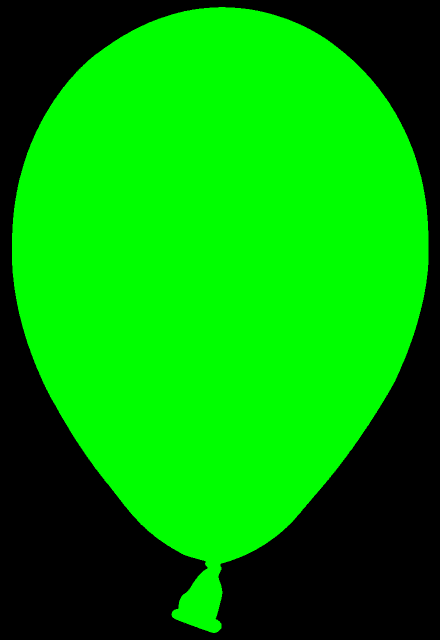
#> input picture green_balloon.png, 880 x 1280 px (shown at 1/2 size)
$ python -i main2.py   (imports and definitions only)
#> lines starting #> are read from the running program, lines starting #| are printed output that depends on the picture; after the words box and inside, x2 and y2 are one past the last pixel; in counts of white or black regions, pixels touching at a corner belong together
#> further down, picture is the input picture: shape (1280, 880, 3); mean B, G, R 0, 158.5, 0
# main.py
import cv2
import numpy as np
import threading
import time
from queue import Queue
from game2 import Game, WIDTH, HEIGHT

# -------------------- Helper Functions for Camera Processing --------------------
# [79 lines left out: functions order_points, get_projector_screen_transform, detect_ball, detect_red_balloon, not called in this run]

def detect_green_balloon(frame):
    """
    Detect all green balloons in the frame.
    Returns a list of tuples: [((x, y), radius), ...]
    """
    hsv = cv2.cvtColor(frame, cv2.COLOR_BGR2HSV)
#> hsv: shape (1280, 880, 3); mean H, S, V 37.3, 158.5, 158.5
    lower_green = np.array([40, 50, 50])
    upper_green = np.array([80, 255, 255])
    mask = cv2.inRange(hsv, lower_green, upper_green)
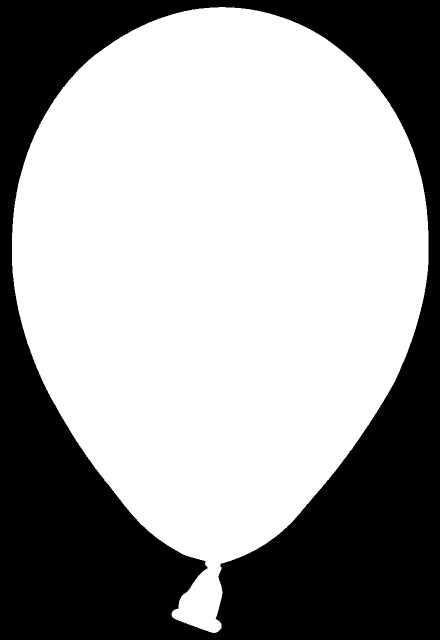
#> mask: shape (1280, 880) (shown at 1/2 size); 62.2% white; 1 black region, box (x1, y1, x2, y2) and area: (0, 0, 880, 1280) 426213
    kernel = cv2.getStructuringElement(cv2.MORPH_ELLIPSE, (5,5))
    mask = cv2.morphologyEx(mask, cv2.MORPH_OPEN, kernel, iterations=2)
#> mask: shape (1280, 880); 62.2% white; 1 black region, box (x1, y1, x2, y2) and area: (0, 0, 880, 1280) 426232
    mask = cv2.morphologyEx(mask, cv2.MORPH_CLOSE, kernel, iterations=2)
#> mask: shape (1280, 880); 62.2% white; 1 black region
    contours, _ = cv2.findContours(mask, cv2.RETR_EXTERNAL, cv2.CHAIN_APPROX_SIMPLE)
#> contours = 1 contour; box (x1, y1, x2, y2) and area: (24, 14, 857, 1266) 698669
    green_balloons = []
    for c in contours:
        if cv2.contourArea(c) > 100:
            (x, y), radius = cv2.minEnclosingCircle(c)
            green_balloons.append(((int(x), int(y)), float(radius)))
#> this loop made 1 pass
#> (x, y, radius) on pass 1: (437.5, 639.5, 625.6)
#> after the loop, green_balloons = [((437, 639), 625.6)]
    return green_balloons

# -------------------- Camera Processing Function --------------------
# [122 lines left out: functions camera_processing, start_game_and_camera, not called in this run]

# [2 lines not run here, left out]

>>> import cv2
>>> picture = cv2.imread('green_balloon.png')
>>> result = detect_green_balloon(picture)
#> result = [((437, 639), 625.6)]
